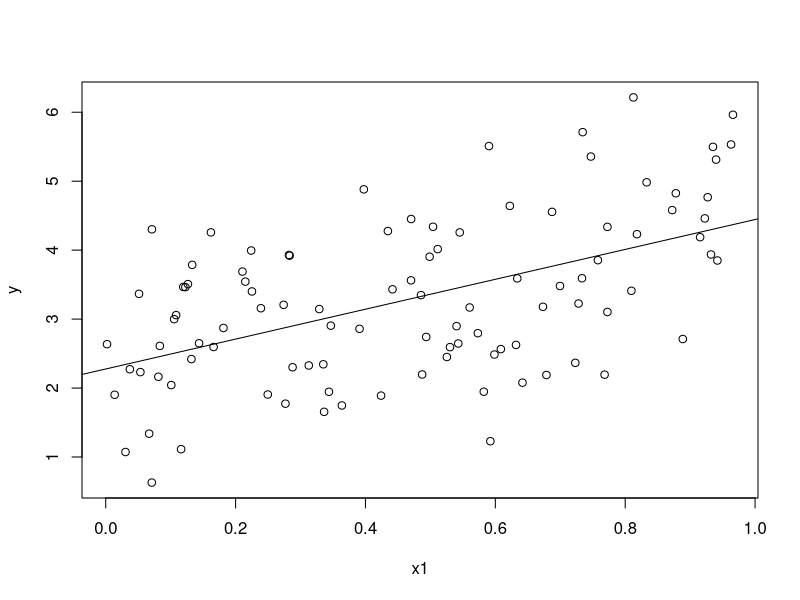

Here is the R script that generated this plot:
## ---- chunk 1
x1 <- runif(100)
x2 <- runif(100)
eps <- rnorm(100, 0, 0.5)
y <- 1+2*x1+3*x2+eps
model <- lm(y~x1+x2)
## ---- chunk 2
model$coefficients
model$coefficients['(Intercept)']
model$coefficients['x1']
model$coefficients['x2']
## ---- chunk 3
plot(x1, y)
abline(lm(y~x1)$coefficients)
## ---- chunk 4
summary(model)$sigma
summary(model)$r.squared
summary(model)$adj.r.squared
summary(model)$fstatistic
## ---- chunk 5
summary(model)$coefficients
summary(model)$coefficients['x2', 't value']
